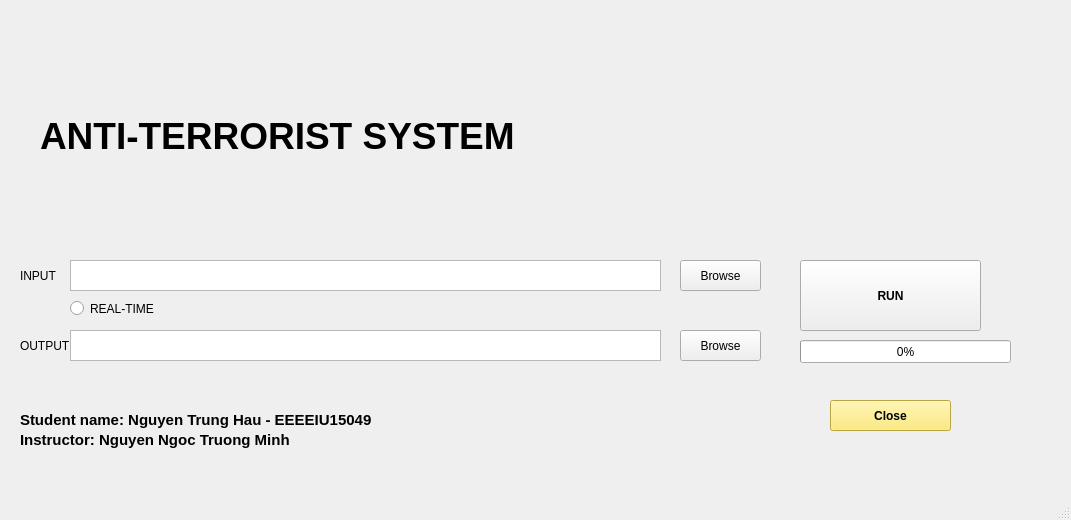
<?xml version="1.0" encoding="UTF-8"?>
<ui version="4.0">
 <class>MainWindow</class>
 <widget class="QMainWindow" name="MainWindow">
  <property name="geometry">
   <rect>
    <x>0</x>
    <y>0</y>
    <width>1071</width>
    <height>520</height>
   </rect>
  </property>
  <property name="windowTitle">
   <string>MainWindow</string>
  </property>
  <property name="windowIcon">
   <iconset>
    <normaloff>icon.jpg</normaloff>icon.jpg</iconset>
  </property>
  <widget class="QWidget" name="centralwidget">
   <widget class="QLabel" name="label_img">
    <property name="geometry">
     <rect>
      <x>780</x>
      <y>20</y>
      <width>231</width>
      <height>221</height>
     </rect>
    </property>
    <property name="text">
     <string/>
    </property>
    <property name="pixmap">
     <pixmap>2020-06-08_10h23_40.png</pixmap>
    </property>
   </widget>
   <widget class="QPushButton" name="runButton">
    <property name="geometry">
     <rect>
      <x>800</x>
      <y>260</y>
      <width>181</width>
      <height>71</height>
     </rect>
    </property>
    <property name="font">
     <font>
      <weight>75</weight>
      <bold>true</bold>
     </font>
    </property>
    <property name="text">
     <string>RUN</string>
    </property>
   </widget>
   <widget class="QTextEdit" name="output_txt">
    <property name="geometry">
     <rect>
      <x>70</x>
      <y>330</y>
      <width>591</width>
      <height>31</height>
     </rect>
    </property>
   </widget>
   <widget class="QTextEdit" name="input_txt">
    <property name="geometry">
     <rect>
      <x>70</x>
      <y>260</y>
      <width>591</width>
      <height>31</height>
     </rect>
    </property>
    <property name="html">
     <string>&lt;!DOCTYPE HTML PUBLIC &quot;-//W3C//DTD HTML 4.0//EN&quot; &quot;http://www.w3.org/TR/REC-html40/strict.dtd&quot;&gt;
&lt;html&gt;&lt;head&gt;&lt;meta name=&quot;qrichtext&quot; content=&quot;1&quot; /&gt;&lt;style type=&quot;text/css&quot;&gt;
p, li { white-space: pre-wrap; }
&lt;/style&gt;&lt;/head&gt;&lt;body style=&quot; font-family:'MS Shell Dlg 2'; font-size:7.8pt; font-weight:400; font-style:normal;&quot;&gt;
&lt;p style=&quot;-qt-paragraph-type:empty; margin-top:0px; margin-bottom:0px; margin-left:0px; margin-right:0px; -qt-block-indent:0; text-indent:0px; font-size:8.25pt;&quot;&gt;&lt;br /&gt;&lt;/p&gt;&lt;/body&gt;&lt;/html&gt;</string>
    </property>
   </widget>
   <widget class="QLabel" name="label_input">
    <property name="geometry">
     <rect>
      <x>20</x>
      <y>260</y>
      <width>61</width>
      <height>31</height>
     </rect>
    </property>
    <property name="text">
     <string>INPUT</string>
    </property>
   </widget>
   <widget class="QLabel" name="label_output">
    <property name="geometry">
     <rect>
      <x>20</x>
      <y>330</y>
      <width>61</width>
      <height>31</height>
     </rect>
    </property>
    <property name="text">
     <string>OUTPUT</string>
    </property>
   </widget>
   <widget class="QLabel" name="label_anti">
    <property name="geometry">
     <rect>
      <x>40</x>
      <y>70</y>
      <width>681</width>
      <height>131</height>
     </rect>
    </property>
    <property name="font">
     <font>
      <pointsize>28</pointsize>
      <weight>75</weight>
      <bold>true</bold>
     </font>
    </property>
    <property name="text">
     <string>ANTI-TERRORIST SYSTEM</string>
    </property>
   </widget>
   <widget class="QPushButton" name="inputBrowse">
    <property name="geometry">
     <rect>
      <x>680</x>
      <y>260</y>
      <width>81</width>
      <height>31</height>
     </rect>
    </property>
    <property name="text">
     <string>Browse</string>
    </property>
   </widget>
   <widget class="QPushButton" name="outputBrowse">
    <property name="geometry">
     <rect>
      <x>680</x>
      <y>330</y>
      <width>81</width>
      <height>31</height>
     </rect>
    </property>
    <property name="text">
     <string>Browse</string>
    </property>
   </widget>
   <widget class="QLabel" name="labelName">
    <property name="geometry">
     <rect>
      <x>20</x>
      <y>410</y>
      <width>461</width>
      <height>20</height>
     </rect>
    </property>
    <property name="font">
     <font>
      <pointsize>11</pointsize>
      <weight>75</weight>
      <bold>true</bold>
     </font>
    </property>
    <property name="text">
     <string>Student name: Nguyen Trung Hau - EEEEIU15049</string>
    </property>
   </widget>
   <widget class="QLabel" name="label_Name2">
    <property name="geometry">
     <rect>
      <x>20</x>
      <y>430</y>
      <width>421</width>
      <height>20</height>
     </rect>
    </property>
    <property name="font">
     <font>
      <pointsize>11</pointsize>
      <weight>75</weight>
      <bold>true</bold>
     </font>
    </property>
    <property name="text">
     <string>Instructor: Nguyen Ngoc Truong Minh</string>
    </property>
   </widget>
   <widget class="QRadioButton" name="check_realTime">
    <property name="geometry">
     <rect>
      <x>70</x>
      <y>300</y>
      <width>121</width>
      <height>17</height>
     </rect>
    </property>
    <property name="text">
     <string>REAL-TIME</string>
    </property>
   </widget>
   <widget class="QProgressBar" name="progressBar">
    <property name="geometry">
     <rect>
      <x>800</x>
      <y>340</y>
      <width>211</width>
      <height>23</height>
     </rect>
    </property>
    <property name="value">
     <number>0</number>
    </property>
   </widget>
   <widget class="QPushButton" name="btn_close_tool">
    <property name="geometry">
     <rect>
      <x>830</x>
      <y>400</y>
      <width>121</width>
      <height>31</height>
     </rect>
    </property>
    <property name="palette">
     <palette>
      <active>
       <colorrole role="Button">
        <brush brushstyle="SolidPattern">
         <color alpha="255">
          <red>255</red>
          <green>231</green>
          <blue>93</blue>
         </color>
        </brush>
       </colorrole>
       <colorrole role="Mid">
        <brush brushstyle="SolidPattern">
         <color alpha="255">
          <red>255</red>
          <green>85</green>
          <blue>0</blue>
         </color>
        </brush>
       </colorrole>
       <colorrole role="Text">
        <brush brushstyle="SolidPattern">
         <color alpha="255">
          <red>0</red>
          <green>0</green>
          <blue>0</blue>
         </color>
        </brush>
       </colorrole>
       <colorrole role="Base">
        <brush brushstyle="SolidPattern">
         <color alpha="255">
          <red>255</red>
          <green>231</green>
          <blue>93</blue>
         </color>
        </brush>
       </colorrole>
       <colorrole role="Window">
        <brush brushstyle="SolidPattern">
         <color alpha="255">
          <red>255</red>
          <green>231</green>
          <blue>93</blue>
         </color>
        </brush>
       </colorrole>
      </active>
      <inactive>
       <colorrole role="Button">
        <brush brushstyle="SolidPattern">
         <color alpha="255">
          <red>255</red>
          <green>231</green>
          <blue>93</blue>
         </color>
        </brush>
       </colorrole>
       <colorrole role="Mid">
        <brush brushstyle="SolidPattern">
         <color alpha="255">
          <red>255</red>
          <green>85</green>
          <blue>0</blue>
         </color>
        </brush>
       </colorrole>
       <colorrole role="Text">
        <brush brushstyle="SolidPattern">
         <color alpha="255">
          <red>0</red>
          <green>0</green>
          <blue>0</blue>
         </color>
        </brush>
       </colorrole>
       <colorrole role="Base">
        <brush brushstyle="SolidPattern">
         <color alpha="255">
          <red>255</red>
          <green>231</green>
          <blue>93</blue>
         </color>
        </brush>
       </colorrole>
       <colorrole role="Window">
        <brush brushstyle="SolidPattern">
         <color alpha="255">
          <red>255</red>
          <green>231</green>
          <blue>93</blue>
         </color>
        </brush>
       </colorrole>
      </inactive>
      <disabled>
       <colorrole role="Button">
        <brush brushstyle="SolidPattern">
         <color alpha="255">
          <red>255</red>
          <green>231</green>
          <blue>93</blue>
         </color>
        </brush>
       </colorrole>
       <colorrole role="Mid">
        <brush brushstyle="SolidPattern">
         <color alpha="255">
          <red>255</red>
          <green>85</green>
          <blue>0</blue>
         </color>
        </brush>
       </colorrole>
       <colorrole role="Text">
        <brush brushstyle="SolidPattern">
         <color alpha="255">
          <red>120</red>
          <green>120</green>
          <blue>120</blue>
         </color>
        </brush>
       </colorrole>
       <colorrole role="Base">
        <brush brushstyle="SolidPattern">
         <color alpha="255">
          <red>255</red>
          <green>231</green>
          <blue>93</blue>
         </color>
        </brush>
       </colorrole>
       <colorrole role="Window">
        <brush brushstyle="SolidPattern">
         <color alpha="255">
          <red>255</red>
          <green>231</green>
          <blue>93</blue>
         </color>
        </brush>
       </colorrole>
      </disabled>
     </palette>
    </property>
    <property name="font">
     <font>
      <weight>75</weight>
      <bold>true</bold>
     </font>
    </property>
    <property name="styleSheet">
     <string notr="true"/>
    </property>
    <property name="text">
     <string>Close</string>
    </property>
    <property name="autoExclusive">
     <bool>false</bool>
    </property>
   </widget>
  </widget>
  <widget class="QMenuBar" name="menubar">
   <property name="geometry">
    <rect>
     <x>0</x>
     <y>0</y>
     <width>1071</width>
     <height>26</height>
    </rect>
   </property>
  </widget>
  <widget class="QStatusBar" name="statusbar"/>
 </widget>
 <resources/>
 <connections/>
</ui>
